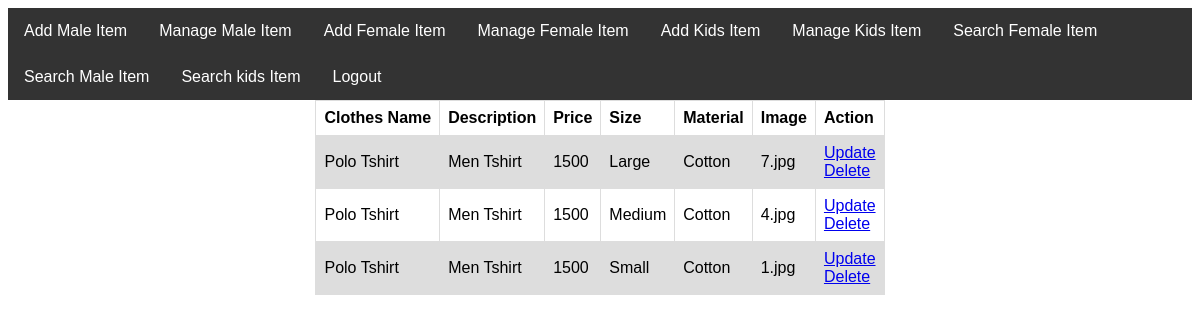
/new_Admin/Admin-Manage-male-cloths.php, run on the app's committed database.
### tables this page shows
CREATE TABLE `mclothes` (
  `id` int(11) NOT NULL,
  `name` varchar(100) NOT NULL,
  `discription` varchar(255) NOT NULL,
  `price` varchar(100) NOT NULL,
  `size` varchar(100) NOT NULL,
  `metirial` varchar(100) NOT NULL,
  `file` text NOT NULL,
  `qty` int(11) NOT NULL
);

### new_Admin/Admin-Manage-male-cloths.php (the view, shortened to what this page needs)
<?php include("../connection.php");?>
<html>
<head>
<link rel="stylesheet" href="table.css" />
</head>
<body>
<?php include("Admin-navigation-bar.php");?>
<center>
    <table class="table">
        <tr>
          <th>Clothes Name</th>
          <th>Description</th>
          <th>Price</th>
          <th>Size</th>
          <th>Material</th>
          <th>Image</th>
          <th>Action</th>
        </tr>
        <?php
          $query = "select * from mclothes";
          $select_cloths = mysqli_query($conn, $query);
          while ($row = mysqli_fetch_assoc($select_cloths)) {
            $id = $row['id'];
            $Name = $row['name'];
            $Discription = $row['discription'];
            $price = $row['price'];
            $Size = $row['size'];
            $Metirial = $row['metirial'];
            $Image = $row['file'];
            echo "<tr>";
            echo "<td>$Name</td>";
            echo "<td>$Discription</td>";
            echo "<td>$price</td>";
            echo "<td>$Size</td>";
            echo "<td>$Metirial</td>";
            echo "<td>$Image</td>";
            echo "<td><a href='Admin-Male-Update.php?edit={$id}'>Update</a><br>
                      <a href='Admin-Manage-male-cloths.php?delete={$id}'>Delete</a></td>";
            echo "</tr>";
          }
        ?>
      </table>
      </center>
      </body>

### new_Admin/table.css (style rules this page uses)
table { font-family: arial, sans-serif; border-collapse: collapse; }
td, th { border: 1px solid #dddddd; text-align: left; padding: 8px; }
tr:nth-child(even) { background-color: #dddddd; }

### data on the page
mclothes: name "Polo Tshirt", discription "Men Tshirt", price "1500", size "Large", metirial "Cotton", file "7.jpg"
mclothes: name "Polo Tshirt", discription "Men Tshirt", price "1500", size "Medium", metirial "Cotton", file "4.jpg"
mclothes: name "Polo Tshirt", discription "Men Tshirt", price "1500", size "Small", metirial "Cotton", file "1.jpg"
